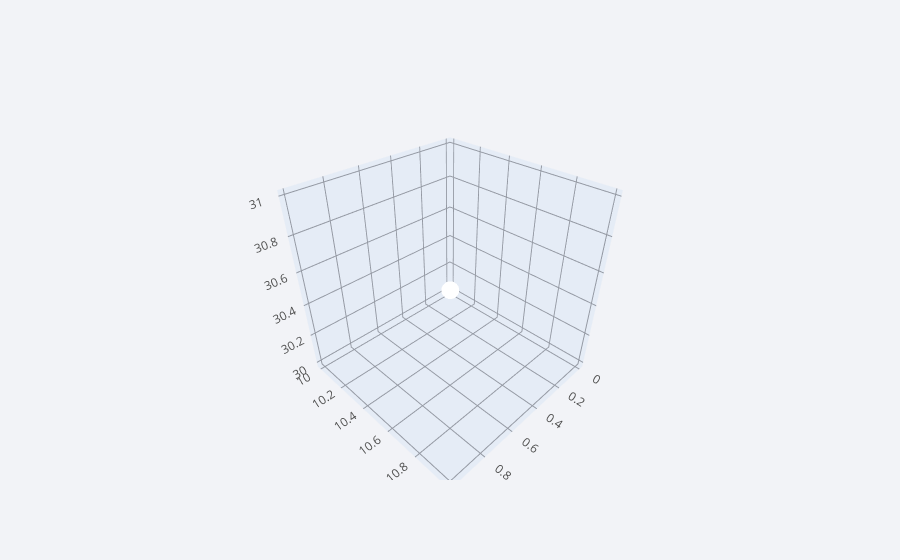

Notebook code for this chart:
### Code cell
#It will show linear graph in 3-d as relationship is clear between a1 and b1 with a 

df3['a1']= df3.a +10
df3['b1'] = df3.a +30
df3.iplot(x='a', y ='a1', z='b1', kind= 'scatter3d' )

### Figure 1 — Plotly figure (JSON) as saved in the notebook; plotly's stock layout.template omitted (floating-point values rounded to 4 significant figures; data arrays with more than 128 entries replaced by an {"elided": "..."} marker saying what was removed)
{"data": [{"marker": {"color": {"elided": "300 str values"}, "opacity": 0.8, "size": {"elided": "300 int values"}, "symbol": "circle"}, "mode": "markers", "text": {"elided": "300 str values"}, "type": "scatter3d", "x": {"elided": "300 float values"}, "y": {"elided": "300 float values"}, "z": {"elided": "300 float values"}}], "layout": {"legend": {"bgcolor": "#F2F3F7", "font": {"color": "#505050"}}, "paper_bgcolor": "#F2F3F7", "plot_bgcolor": "#F2F3F7", "scene": {"xaxis": {"gridcolor": "#9499A3", "showgrid": true, "tickfont": {"color": "#505050"}, "title": {"font": {"color": "#505050"}, "text": ""}, "zerolinecolor": "#9499A3"}, "yaxis": {"gridcolor": "#9499A3", "showgrid": true, "tickfont": {"color": "#505050"}, "title": {"font": {"color": "#505050"}, "text": ""}, "zerolinecolor": "#9499A3"}, "zaxis": {"gridcolor": "#9499A3", "showgrid": true, "tickfont": {"color": "#505050"}, "title": {"font": {"color": "#505050"}, "text": ""}, "zerolinecolor": "#9499A3"}}, "title": {"font": {"color": "#484848"}}}}
